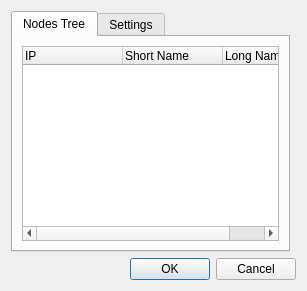
<?xml version="1.0" encoding="UTF-8"?>
<ui version="4.0">
 <class>ConfigureArtNet</class>
 <widget class="QDialog" name="ConfigureArtNet">
  <property name="geometry">
   <rect>
    <x>0</x>
    <y>0</y>
    <width>307</width>
    <height>291</height>
   </rect>
  </property>
  <property name="windowTitle">
   <string>Configure ArtNet Plugin</string>
  </property>
  <layout class="QGridLayout" name="gridLayout">
   <item row="0" column="0">
    <widget class="QTabWidget" name="tabWidget">
     <property name="currentIndex">
      <number>0</number>
     </property>
     <widget class="QWidget" name="nodesTab">
      <attribute name="title">
       <string>Nodes Tree</string>
      </attribute>
      <layout class="QVBoxLayout" name="verticalLayout_2">
       <item>
        <widget class="QTreeWidget" name="m_nodesTree">
         <property name="alternatingRowColors">
          <bool>true</bool>
         </property>
         <column>
          <property name="text">
           <string>IP</string>
          </property>
         </column>
         <column>
          <property name="text">
           <string>Short Name</string>
          </property>
         </column>
         <column>
          <property name="text">
           <string>Long Name</string>
          </property>
         </column>
        </widget>
       </item>
      </layout>
     </widget>
     <widget class="QWidget" name="settingsTab">
      <attribute name="title">
       <string>Settings</string>
      </attribute>
      <layout class="QVBoxLayout" name="verticalLayout_3">
       <item>
        <widget class="QGroupBox" name="m_outputModeGroup">
         <property name="title">
          <string>Output Mode</string>
         </property>
         <layout class="QVBoxLayout" name="verticalLayout">
          <item>
           <widget class="QRadioButton" name="m_fullModeRadio">
            <property name="toolTip">
             <string>Output full 512 channels. Best stability, worst efficiency.</string>
            </property>
            <property name="text">
             <string>Full</string>
            </property>
            <property name="checked">
             <bool>true</bool>
            </property>
           </widget>
          </item>
          <item>
           <widget class="QRadioButton" name="m_minimalModeRadio">
            <property name="toolTip">
             <string>Skip trailing zeroes. Worst stability, best efficiency.</string>
            </property>
            <property name="text">
             <string>Minimal</string>
            </property>
           </widget>
          </item>
         </layout>
        </widget>
       </item>
      </layout>
     </widget>
    </widget>
   </item>
   <item row="1" column="0" colspan="2">
    <widget class="QDialogButtonBox" name="m_buttonBox">
     <property name="standardButtons">
      <set>QDialogButtonBox::Cancel|QDialogButtonBox::Ok</set>
     </property>
    </widget>
   </item>
  </layout>
 </widget>
 <resources/>
 <connections>
  <connection>
   <sender>m_buttonBox</sender>
   <signal>accepted()</signal>
   <receiver>ConfigureArtNet</receiver>
   <slot>accept()</slot>
   <hints>
    <hint type="sourcelabel">
     <x>162</x>
     <y>75</y>
    </hint>
    <hint type="destinationlabel">
     <x>157</x>
     <y>274</y>
    </hint>
   </hints>
  </connection>
  <connection>
   <sender>m_buttonBox</sender>
   <signal>rejected()</signal>
   <receiver>ConfigureArtNet</receiver>
   <slot>reject()</slot>
   <hints>
    <hint type="sourcelabel">
     <x>266</x>
     <y>79</y>
    </hint>
    <hint type="destinationlabel">
     <x>286</x>
     <y>274</y>
    </hint>
   </hints>
  </connection>
 </connections>
</ui>
